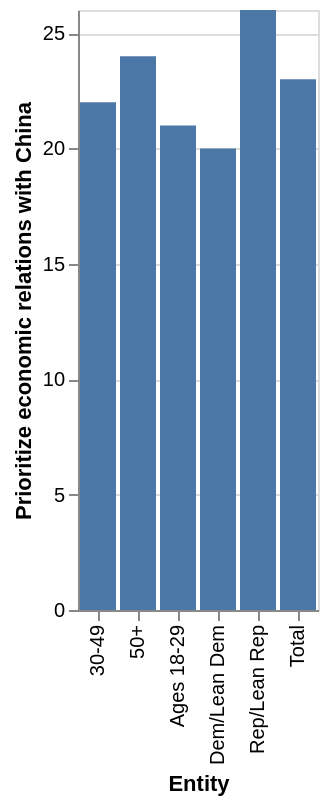

The Vega-Lite source for this figure:
### Vega-Lite specification from a JSON file in a GitHub repository (floating-point values rounded to 4 significant figures)
{"$schema": "https://vega.github.io/schema/vega-lite/v5.json", "description": "Bar chart auto-generated from CSV", "data": {"values": [{"Entity": "Dem/Lean Dem", "Prioritize economic relations with China": "20", "Promote human rights in China": "78.0"}, {"Entity": "Rep/Lean Rep", "Prioritize economic relations with China": "26", "Promote human rights in China": "70.0"}, {"Entity": "50+", "Prioritize economic relations with China": "24", "Promote human rights in China": "nan"}, {"Entity": "30-49", "Prioritize economic relations with China": "22", "Promote human rights in China": "75.0"}, {"Entity": "Ages 18-29", "Prioritize economic relations with China": "21", "Promote human rights in China": "76.0"}, {"Entity": "Total", "Prioritize economic relations with China": "23", "Promote human rights in China": "73.0"}]}, "mark": "bar", "encoding": {"x": {"field": "Entity", "type": "ordinal"}, "y": {"field": "Prioritize economic relations with China", "type": "quantitative"}}}
